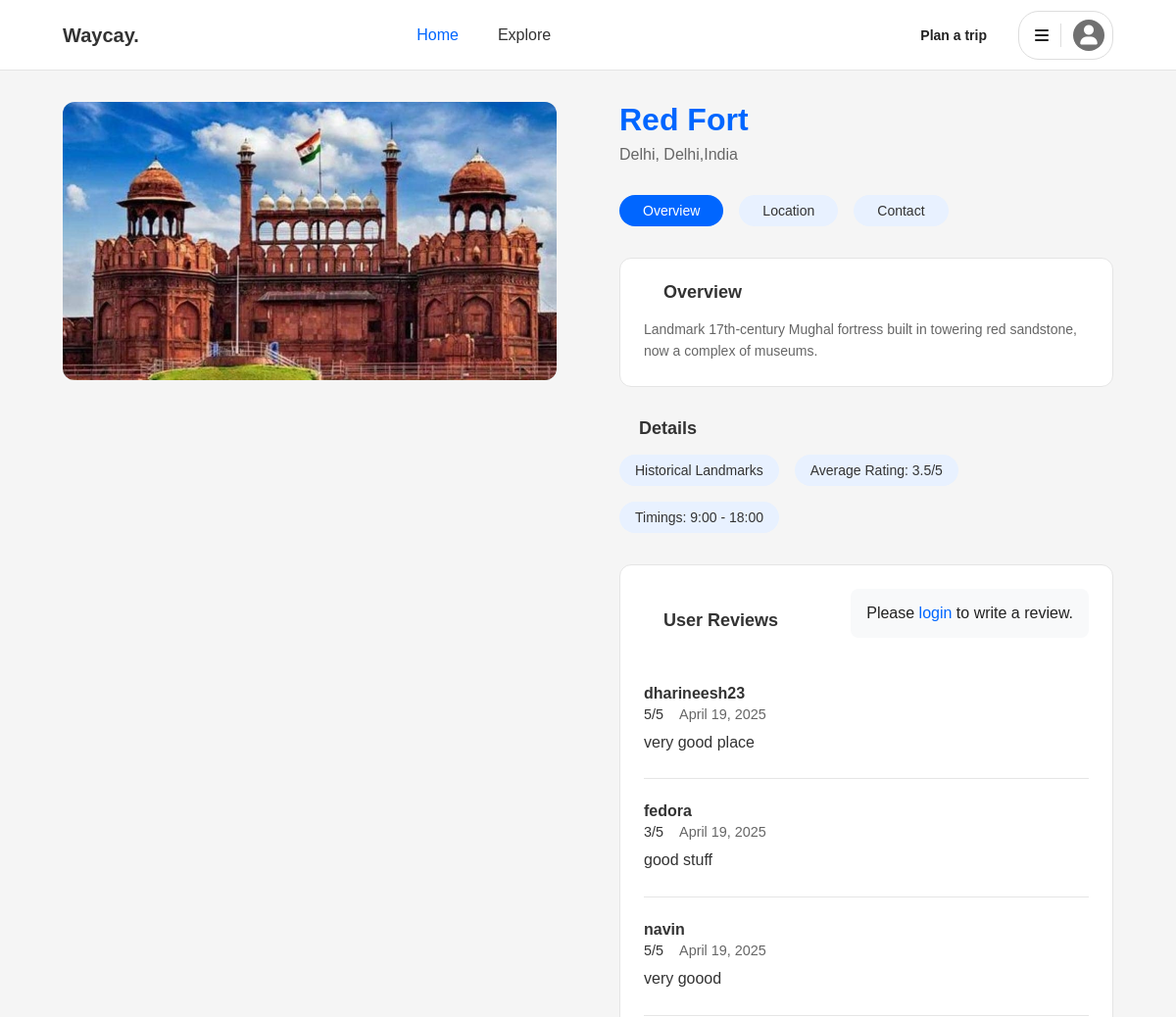
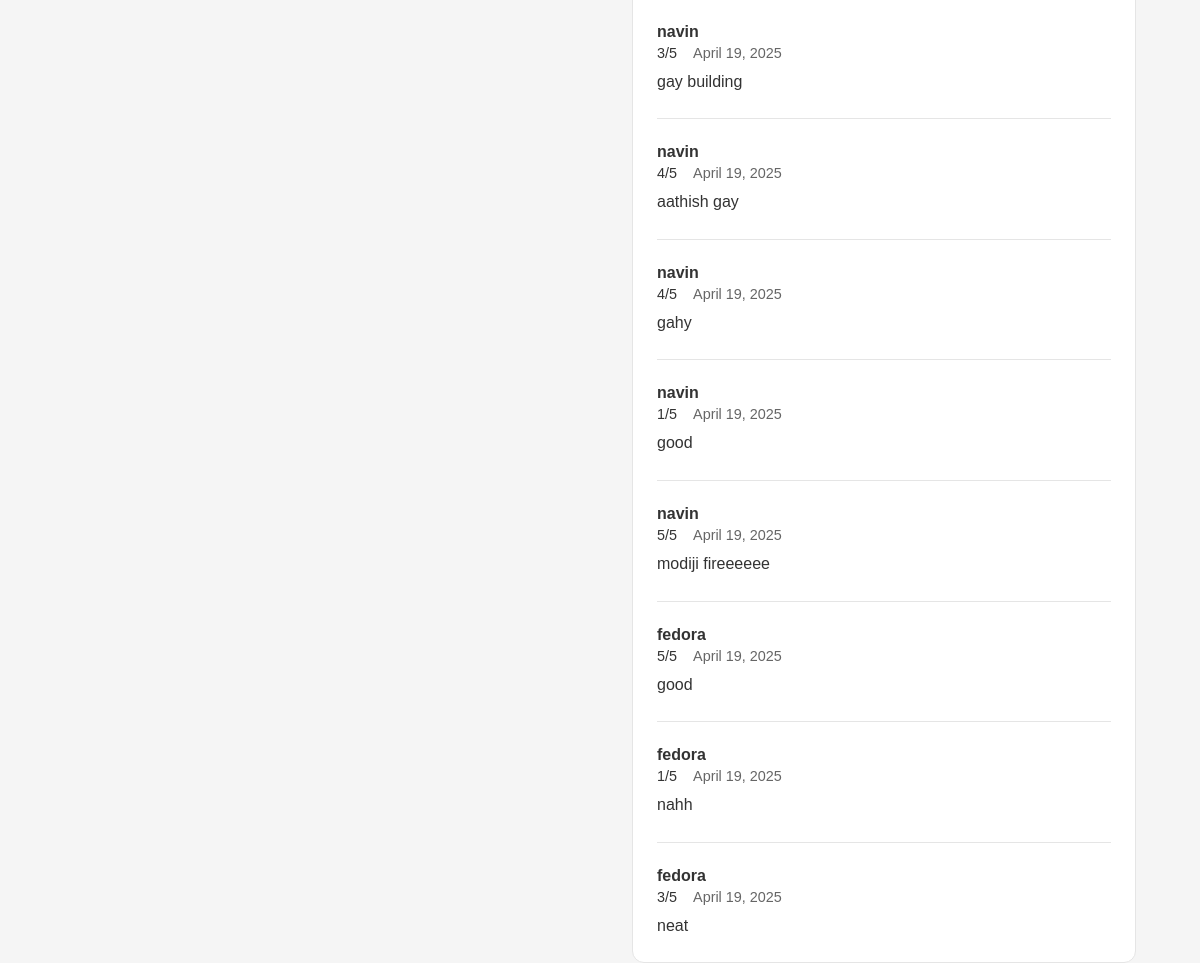
/hotspot/31/, run on the app's committed database (2 pictures, top to bottom).
### core/models.py (models this page shows, shortened)
class Hotspots(models.Model):
    hotspot_id = models.AutoField(primary_key=True)
    destination = models.ForeignKey(Destination, on_delete=models.CASCADE)
    locationName = models.CharField(max_length=100, blank=True, null=True)
    category = models.CharField(max_length=50, blank=True, null=True)
    timings = models.CharField(max_length=30, blank=True, null=True)
    rating = models.DecimalField(max_digits=3, decimal_places=2, blank=True, null=True)
    hidden_gem = models.BooleanField(default=False)
    description = models.CharField(max_length=400, blank=True, null=True)
    hotspot_addr = models.CharField(max_length=300, blank=True, null=True)
    imageUrl = models.CharField(max_length=500, blank=True, null=True)
    class Meta:
        constraints = [
            models.CheckConstraint(check=models.Q(rating__gte=0) & models.Q(rating__lte=5), name='check_rating'),
        ]

class Destination(models.Model):
    destination_id = models.AutoField(primary_key=True)
    name = models.CharField(max_length=40)
    location = models.CharField(max_length=300)
    region_type = models.CharField(max_length=40, blank=True, null=True)
    visit_time = models.CharField(max_length=40, blank=True, null=True)
    description = models.CharField(max_length=400, blank=True, null=True)
    avg_cost = models.DecimalField(max_digits=15, decimal_places=5)
    class Meta:
        constraints = [
            models.CheckConstraint(check=models.Q(avg_cost__gte=0), name='check_avg_cost'),
        ]

class Review(models.Model):
    review_id = models.AutoField(primary_key=True)
    user = models.ForeignKey(User, on_delete=models.CASCADE)
    hotspot = models.ForeignKey(Hotspots, on_delete=models.SET_NULL, blank=True, null=True)
    destination = models.ForeignKey(Destination, on_delete=models.SET_NULL, blank=True, null=True)
    restaurant = models.ForeignKey(Restaurant, on_delete=models.SET_NULL, blank=True, null=True)
    rating = models.IntegerField(blank=True, null=True)
    comments = models.CharField(max_length=400, blank=True, null=True)
    date = models.DateField()
    class Meta:
        constraints = [
            models.CheckConstraint(check=models.Q(rating__gte=1) & models.Q(rating__lte=5), name='check_review_rating'),
        ]

class User(AbstractUser):
    user_id = models.AutoField(primary_key=True)
    username = models.CharField(max_length=40, unique=True)  # user_name in SQL
    email = models.EmailField(max_length=40, unique=True)
    phone = models.CharField(max_length=20)
    travel_type = models.CharField(max_length=40, blank=True, null=True)
    preferred_region = models.CharField(max_length=400, blank=True, null=True)
    acc_creation = models.DateField(default=timezone.now)
    password = models.CharField(max_length=300)  # pwd in SQL

### core/views.py (the view)
# urls.py: path('hotspot/<int:hotspot_id>/', views.hotspot_detail, name='hotspot_detail'),
def hotspot_detail(request, hotspot_id):
    print(f"Hotspot ID: {hotspot_id}")  # Debug print
    hotspot = Hotspots.objects.get(pk=hotspot_id)
    nearby_restaurants = Restaurant.objects.filter(res_location__icontains=hotspot.destination.location)
    reviews = Review.objects.filter(hotspot=hotspot).order_by('-date')
    avg_rating = reviews.aggregate(Avg('rating'))['rating__avg']
    if avg_rating is not None:
        avg_rating = round(avg_rating, 1)
    context = {
        'hotspot': hotspot,
        'restaurants': nearby_restaurants,
        'reviews': reviews,
        'avg_rating': avg_rating,
    }
    return render(request, 'description.html', context)

### core/templates/description.html (shortened to what this page needs)
{% extends 'base.html' %}
{% load static %}
{% block extra_css %}
<link rel="stylesheet" href="{% static 'core/css/style.css' %}">
{% endblock %}
{% block content %}
<header class="header">
    <a href="{% url 'index' %}" class="brand-name">Waycay.</a>
    <nav class="nav-menu">
        <a href="{% url 'index' %}" class="active">Home</a>
        <a href="{% url 'explore' %}">Explore</a>
    </nav>
    <div class="user-actions">
        <a href="{% url 'my_trips' %}" class="plan-trip">Plan a trip</a>
        <div class="user-menu">
            <i class="fas fa-bars"></i>
            <i class="fas fa-user"></i>
        </div>
    </div>
</header>
<main class="main-content">
    <div class="left-section">
        {% if hotspot.imageUrl %}
            <img src="{% static 'core/images/'|add:hotspot.imageUrl %}" alt="{{ hotspot.locationName }}" class="main-image">
        {% else %}
            <div class="main-image placeholder-image">
                <i class="fas fa-map-marker-alt"></i>
            </div>
        {% endif %}
    </div>
    <div class="right-section">
        <h1 class="title">{{ hotspot.locationName }}</h1>
        <div class="location">{{ hotspot.destination.name }}, {{ hotspot.destination.location }}</div>
        <div class="tabs">
            <a href="#overview" class="tab active">Overview</a>
            <a href="#location" class="tab">Location</a>
            <a href="#contact" class="tab">Contact</a>
        </div>
        <section class="overview-section">
            <h2 class="section-title">Overview</h2>
            <p class="overview-text">
                {{ hotspot.description }}
            </p>
        </section>
        <h2 class="section-title">Details</h2>
        <div class="details-tags">
            <span class="tag">{{ hotspot.category }}</span>
            <span class="tag">Average Rating: {{ avg_rating|default:"No ratings yet" }}/5</span>
            <span class="tag">Timings: {{ hotspot.timings }}</span>
        </div>
        <section class="reviews-section">
            <div class="reviews-header">
                <h2 class="section-title">User Reviews</h2>
                {% if user.is_authenticated %}
                <button class="write-review-btn" onclick="toggleReviewForm()">
                    <i class="fas fa-pen"></i>
                </button>
                {% else %}
                <div class="login-prompt">
                    <p>Please <a href="{% url 'login' %}">login</a> to write a review.</p>
                </div>
                {% endif %}
            </div>
            {% if reviews %}
                {% for review in reviews %}
                    <div class="review-item">
                        <div class="review-header">
                            <span class="review-user">{{ review.user.username }}</span>
                            <div class="review-meta">
                                <span class="review-rating">{{ review.rating }}/5</span>
                                <span class="review-date">{{ review.date }}</span>
                            </div>
                        </div>
                        <p class="review-comment">{{ review.comments }}</p>
                    </div>
                {% endfor %}
            {% else %}
                <p class="no-reviews">No reviews yet. Be the first to review!</p>
            {% endif %}
        </section>
    </div>
</main>
{% endblock %}

### core/static/core/css/style.css (style rules this page uses)
* { margin: 0; padding: 0; box-sizing: border-box; font-family: 'Poppins', sans-serif; }
body { background-color: #f5f5f5; height: 100vh; overflow: hidden; }
.brand-name { position: absolute; top: 40px; left: 40px; font-size: 24px; font-weight: 600; color: #333; }

### core/static/core/css/explore.css (style rules this page uses)
body { margin: 0; padding: 0; }
.header { position: fixed; top: 0; left: 0; right: 0; height: 80px; background: white; z-index: 100; border-bottom: 1px solid #ebebeb; }
html, body { margin: 0; padding: 0; height: 100%; }
body { overflow-y: scroll; padding-top: 160px; }
body { color: #222; background-color: #fff; display: flex; flex-direction: column; height: 100%; margin: 0; padding: 0; overflow-x: hidden; }
a { text-decoration: none; color: inherit; }
.user-actions { display: flex; align-items: center; gap: 16px; min-width: fit-content; height: 100%; position: relative; }
.plan-trip { display: block; font-size: 14px; font-weight: 600; color: #222; padding: 12px 16px; border-radius: 20px; transition: background-color 0.2s ease; }
.user-menu { border: 1px solid #dddddd; border-radius: 21px; padding: 8px 8px 8px 16px; display: flex; align-items: center; gap: 12px; cursor: pointer; transition: box-shadow 0.2s ease; position: relative; }
.user-menu i { font-size: 18px; color: #222; }
.user-menu i.fa-bars { font-size: 16px; }
.user-menu i.fa-user { font-size: 20px; background-color: #717171; color: white; width: 32px; height: 32px; border-radius: 50%; display: flex; align-items: center; justify-content: center; }
@media (min-width: 768px) { .plan-trip { display: block; } }
.section-title { font-size: 24px; font-weight: 600; color: #222; margin-bottom: 24px; padding: 0 20px; }
.main-content { max-width: 1200px; margin: 0 auto; padding: 24px; margin-top: 180px; position: relative; z-index: 1; }
* { scrollbar-width: thin; scrollbar-color: #888 #f1f1f1; }

### data on the page
Hotspots: imageUrl (picture), locationName "Red Fort", destination.name "Delhi", destination.location "Delhi,India", description "Landmark 17th-century Mughal fortress built in towering red sandstone, now a complex of museums.", category "Historical Landmarks", timings "9:00 - 18:00"
Review: user.username "dharineesh23", rating "5", date "April 19, 2025", comments "very good place"
Review: user.username "fedora", rating "3", date "April 19, 2025", comments "good stuff"
Review: user.username "navin", rating "5", date "April 19, 2025", comments "very goood"
Review: user.username "navin", rating "3", date "April 19, 2025", comments "gay building"
Review: user.username "navin", rating "4", date "April 19, 2025", comments "aathish gay"
Review: user.username "navin", rating "4", date "April 19, 2025", comments "gahy"
Review: user.username "navin", rating "1", date "April 19, 2025", comments "good"
Review: user.username "navin", rating "5", date "April 19, 2025", comments "modiji fireeeeee"
Review: user.username "fedora", rating "5", date "April 19, 2025", comments "good"
Review: user.username "fedora", rating "1", date "April 19, 2025", comments "nahh"
Review: user.username "fedora", rating "3", date "April 19, 2025", comments "neat"

### other printed values
{{ avg_rating|default:"No ratings yet" }} "3.5"
